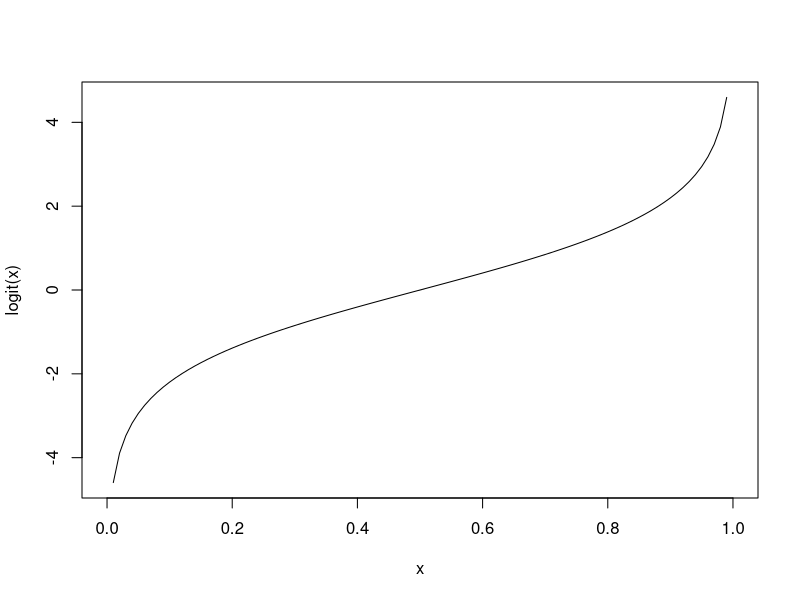
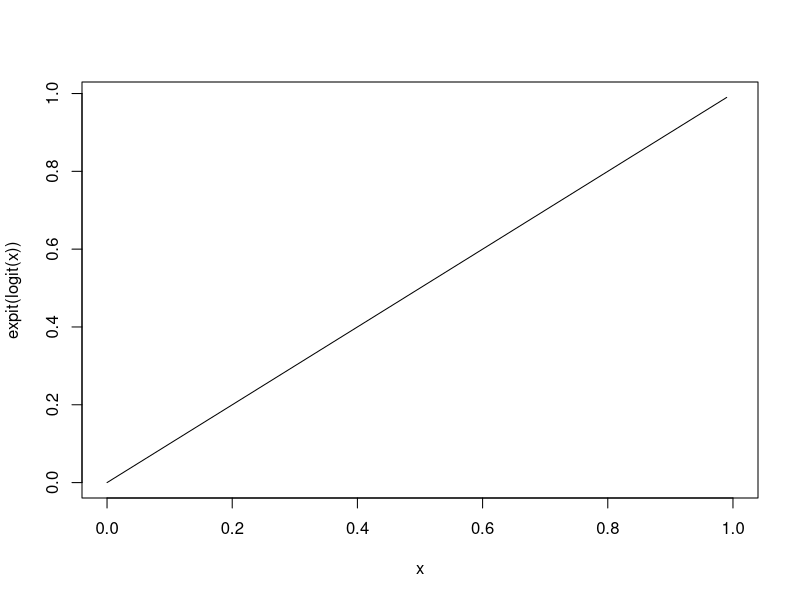
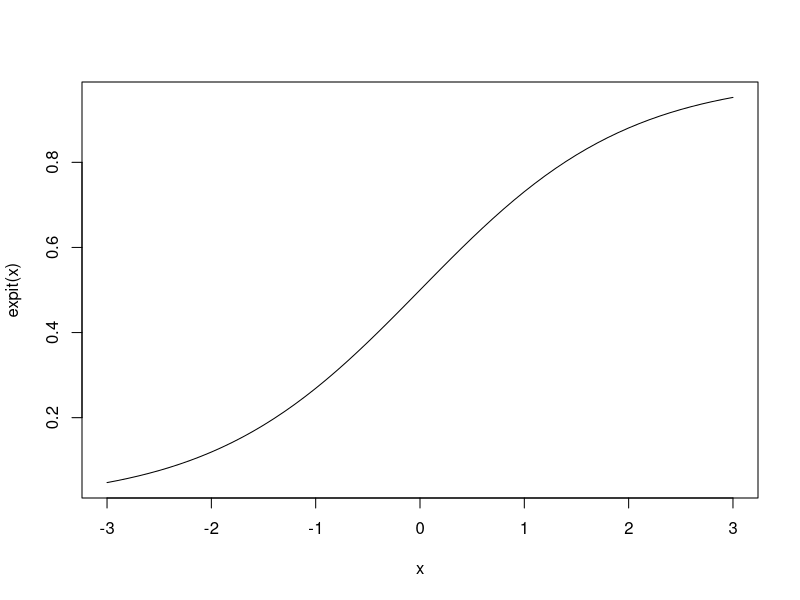
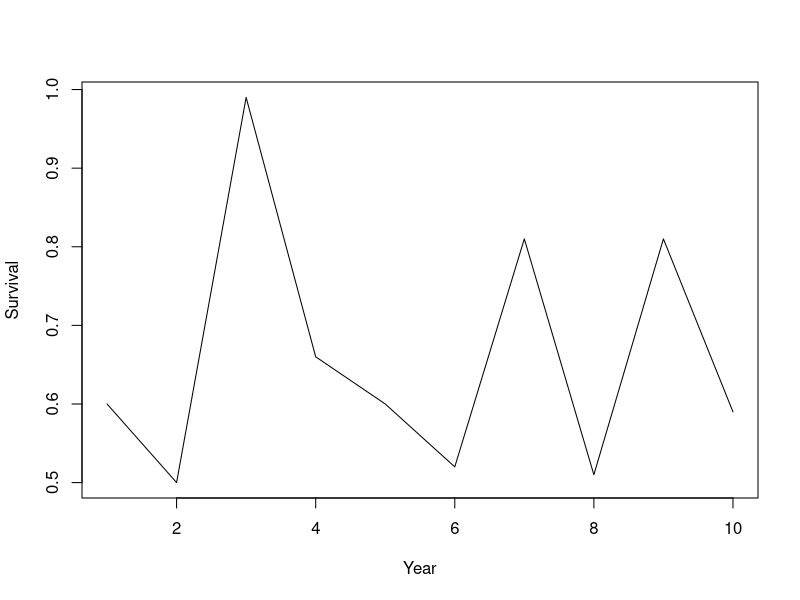

Generate these figures, in order, with R: (Note: this script raises an error after producing the figures.)
## ---- chunk 1
knitr::opts_chunk$set(echo = TRUE, cache = TRUE)
## ---- chunk 2


##################################################
####                                          ####  
####  R Bootcamp #1, Module 4                 ####
####                                          #### 
####   University of Nevada, Reno             ####
####                                          #### 
##################################################

##################################################
####  PROGRAMMING: FUNCTIONS AND MORE         ####
####      author: Perry Williams              ####
##################################################

## NOTE: this module borrows heavily from an R short-course developed by a team at Colorado State University. 

## ---- chunk 3

#######
# Start with blank workspace

rm(list=ls())

## ---- chunk 4

## We can write our own functions. Useful if we have to repeat the same operations over and over with different inputs.
my.mean <- function(x){       # 'x' is the function argument- 'x' stands in for whatever numeric vector the user wants
    m <- sum(x)/length(x)
    return(m)
}

foo <- c(2, 4, 6, 8)
my.mean(foo)


## ---- chunk 5

## A function to square the arguments.
square <- function(x){
    x^2
}

## Square a single value (scalar).
square(2)

## Square all elements of a vector.
square(1:10)


## ---- chunk 6

## Often, we need to write functions that are not included in the base R package e.g., the logit function.
## Calculate the log-odds (logit).
logit <- function(x){
    log(x/(1-x))
}

## Calculate logit of 0.9.
logit(.9)

## Sequence between 0 and 1.
x <- seq(from = 0, to = 1, by = 0.01)

## Caclulate the logit of a vector.
logit.x <- logit(x)
logit.x

## Plot x on x-axis, and logit(x) on y axis.
plot(x, logit.x, type = 'l',xlab="x",ylab="logit(x)")    # View the output graphically.


## ---- chunk 7

## Sequence between 0 and 1.
x <- seq(from = 0, to = 1, by = 0.01)

logit.x <- logit(x)

## The expit (or inverse logit) funtion.
expit <- function(x){
    exp(x)/(1+exp(x))
}

## Calculate the inverse-logit of logit(0.9) = 2.197225.
expit(2.197225)

expit.logit.x <- expit(logit.x)    # Return to original x values.

## Plot x on x-axis, and expit(logit(x)) = x on y axis.
plot(x, expit.logit.x, type = 'l',xlab="x",ylab="expit(logit(x))")

## Plot "logistic" curve
plot(x=seq(-3,3,0.1),y=expit(seq(-3,3,0.1)),type="l",xlab="x",ylab="expit(x)")


## ---- chunk 8

## n is the number of animals being monitored.
## d is the number of animals that died.
survival <- function(n, d){
    (n-d)/n
}

## One year of data.
survival(n = 10, d = 5)

## Simulate many years of data.
d <- sample(0:50, 10, replace = TRUE)   # note use of "sample()" function   [random number of dead individuals]
n <- rep(100, times=10)                 # total number of individuals 
surv <- survival(n = n, d = d)
surv

## Plot year-specific survival rate (random- will look different every time!)
plot(1:10, surv, type = 'l',xlab="Year",ylab="Survival")

## ---- chunk 9

####
####  if...else statements
####

########
# Draw a sample from a Binomial distribution with p = 0.7 (here, p is detection probability).
p <- 0.7            # probability of detection
x <- rbinom(n = 1, size = 1, prob = p)      # single 'coin flip' with prob success equal to p

if (x > 0) {
    print("Detected")
} else {
    print("Not detected")
}

## ---- chunk 10

####
####  ifelse()
####

## Note if...else only works for running one logical (T/F) test at a time. If we have a spreadsheet with lots of data, we need something else.
n.samples <- 100
set.seed(2017)     # the 'seed' allows random number generators to give the same result every time!

## 100 samples from a binomial distribution with detection probability p = 0.7.
y <- rbinom(n = n.samples, size = 1, prob = p)
y

## incorrect usage
if (y == 1) {
    print("Detected")
} else {
    print("Not detected")
}   # PRINTS A WARNING MESSAGE!

## Use ifelse instead.
detection.history <- ifelse(y == 1, print("Detected"), print("Not detected"))
detection.history

## Going the other direction.
ifelse(detection.history == "Detected", 1, 0)

xt  <-  cbind(rbinom(10, 1, .5), rbinom(10, 1, .6))
xt
ifelse(xt[, 1] > 0 & xt[, 2] > 0, print("Detected twice"),
       print("Not detected twice"))


## ---- chunk 11

####
####  for loops
####

for(i in 1:10){
  print(i)
}

for(j in c(1,2,3,4,5,6,7,8,9,10)){       # alternative
  print(j)
}


n.iter <- 10                   # another alternative!
count <- 0
for(i in 1:n.iter){
  count <- count+1            # assign a new value of count equal to the old value of count plus 1
  print(count)
}


## ---- chunk 12

  # closer look at iteration vector:
1:n.iter

## ---- chunk 13

## Using the iteration variable "i" within the for loop:
n.iter <- 5
count <- 0
for(i in 1:n.iter){
  count <- count+i            # assign a new value of count equal to the old value of count + i
  print(count)
}

## A for-loop for dependent sequence (here, the Fibonacci sequence)
n.iter <- 10
x <- rep(0, n.iter)           # set up vector of all zeros
x[1] <- 1                     # assign x_1  <-  1
x[2] <- 1                     # assign x_2 = 0
for(i in 3:n.iter){
  x[i] <- x[i-1]+x[i-2]       # x_i = x_(i-1) + x_(i-2)
}
x


## ---- chunk 14

###
### apply (another way to iterate)
###

W <- matrix(rpois(4, 10), nrow = 2, ncol = 2)  # Create a 2X2 matrix using a Poisson distribution with lambda = 10.
W

## Calculate the row means.
apply(W, 1, mean)

## Calculate the column means.
apply(W, 2, mean)

## Identify the column that has the largest value.
apply(W, 1, which.max)

## Apply your own functions to each row in a matrix.
MyFunc <- function(x){
    2+sum(x/5)-3/2*mean(x)^2
}
apply(W, 1, MyFunc)


##########
# lapply: apply a function across a list or vector

lapply(1:5,function(x) exp(x)) 

lapply(1:5, function(t) sqrt(trees$Volume[t]))


##########
# sapply: same thing as 'lapply' but simplifies the returned object (into a vector if possible)

mylist <- list()
mylist[[1]] <- seq(-1,1,length=10)
mylist[[2]] <- c(1,.5,-.4)
mylist[[3]] <- matrix(rnorm(12),nrow=3)
sapply(mylist,function(x) sum(exp(x))) 


#########
# tapply: summarize a vector by group (apply a summary function separately to each group)

df.new <- data.frame(
  var1 = runif(10),
  group = sample(c("A","B"),10,replace=T)
)
tapply(df.new$var1,df.new$group,sum)


## ---- chunk 15

####################
####  More Practice ####
####################


###
### Perform hypothesis test using if...then...else
###

n.samples <- 100
x <- rnorm(n = n.samples, mean = 1, sd = 1) # Generate fake data from a normal distribution (using random number generator).
hist(x)
mu <- mean(x)                               # Compute the sample mean.
s <- sd(x)                                  # Compute the sample standard deviation.
t <- mu/(s/sqrt(n.samples))                 # Calculate t-statistic (here, standardized difference of the sample mean from zero)
t.crit <- qt(p = 0.975, df = 99)            # Calculate critical value for test (above which we can reject the null hypothesis with acceptable type-I error)
if (t > t.crit) {
    print("reject")                        # Reject if condition holds.
} else {
    print("fail to reject")                # Fail to reject otherwise.
}

## ---- chunk 16

###
### Clean up messy matrix using ifelse
###

## Simulate data.
observations <- matrix(sample(c("Detected", "NotDetected", 1, 0), 20*3, replace = TRUE), 20, 3)    # simulate detection/non-detection data over three sampling occasions

habitat <- rnorm(20, 0, 2)    # simulate environmental covariate
Data <- cbind(observations, habitat)       # bind into single matrix.
Data

## ---- chunk 17

## Clean-up data using "ifelse()" function
NewObs <- ifelse( (Data[, 1:3] == "Detected") | (Data[, 1:3] == "1"), 1, 0) #  The "|" means "or." Similarly "&" means "and"
NewHabitat <- as.numeric(Data[, 4])  # as.numeric gets rid of quotes around habitat data.
NewHabitat <- round(NewHabitat, 2)   # round rounds to number of decimals specified.
NewData <- cbind(NewObs, NewHabitat) # bind the columns to form a matrix.
colnames(NewData) <- c("obs1", "obs2", "obs3", "Habitat")  # provide column names
NewData

## ---- chunk 18

###
### FOR loop examples
###

#############
## EXAMPLE 1: Plot a 3D surface using data already stored in R.

Z <- 2 * volcano        # Exaggerate the relief (multiply the elevation by 2)   

X <- 10 * (1:nrow(Z))   # set horizontal coordinates -- 10 meter spacing (S to N)     

Y <- 10 * (1:ncol(Z))   # set vertical coordinates -- 10 meter spacing (E to W)

# Z   # make sure the elevation matrix looks right

par(bg = "white")
layout(1)   # reset graphics
persp(X,  Y, Z, theta = 135, phi = 30, col = "green3",    # "persp()" produces a 3D "perspective plot"
      scale = FALSE, ltheta = -120, shade = 0.75,
      border = NA, box = FALSE)

## ---- chunk 19

## change the value of theta from 135 to 90 to change the viewing angle
persp(X, Y, Z, theta = 90, phi = 30, col = "green3",
      scale = FALSE,  ltheta = -120, shade = 0.75,
      border = NA, box = FALSE)

## ---- chunk 20

##################
## EXAMPLE 2: Use a FOR loop to create a simulation to test the central limit theorem (CLT).

n.iter <- 1000                                # large number of hypothetical "repeat samples."
sample.size <- 30                             # Sample size of 30 from each repeat sample.
min <- 2                                       # True population minimum of 2.
max <- 6                                       # True population maximum of 6.
means <- numeric(n.iter)                      # Initialize empty vector to store the sample means.
for(i in 1:n.iter){                           # For each of the repeat samples...
    sample <- runif(sample.size,min=min,max=max)     # draw a random sample from the true population
    means[i] <- mean(sample)                # and store the sample mean.
}
hist(means)                                # Histogram of all the means.
abline(v = mean(means), col = 2, lwd = 4)          # The mean of the means is close to the true mean of 4.
plot(density(means), main = "")
abline(v = mean(means), col = 2, lwd = 4)
mean(means)                                # Close to true mean of 5

## ---- chunk 21


##############
##  Logistic population growth example (uses function and for loop)


## Logistic growth function: calculate population size using logistic growth model.
  # K = carrying capacity.
  # r = intrinsic growth rate
  # P0 = initial population size

logistic.growth <- function(r, P0, K){            
    dpdt <- r*P0*(1-P0/K)                   # implement logistic growth equation
    P0+dpdt                                   
}                                           
logistic.growth(r = .5, P0 = 10, K = 100)   # try out the new function!

## ---- chunk 22

## Logistic growth function within a for-loop

years <- 20                                   # How many years we want to calc population size.
pop.size <- numeric(years)                    # Empty vector to store population size.
pop.size[1] <- 5                              # Starting population size (P0).
for(i in 1:(years-1)){                     # Function within a FOR loop!
    pop.size[i+1] <- logistic.growth(r = 0.5, P0 = pop.size[i], K = 100)
}
plot(1:years, pop.size, type = 'l',
     xlab = "Years", ylab = "Population Size")

## ---- chunk 23

## A more complex function that outputs a plot.
plot.logistic.growth <- function(r, P, K, years){
    pop.size[1] <- P
    for(i in 1:(years-1)){
        pop.size[i+1] <- P+r*P*(1-P/K)
        P <- pop.size[i+1]
    }
    plot(1:years, pop.size, type = 'l', xlab = "Years",
         ylab = "Population Size",
         main = paste("r = ", r, "K = ", K))
}

plot.logistic.growth(r = 0.5, P = 10, K = 100, years = 20)
par(mfrow = c(2, 2), mar = c(4, 4, 1, 1))                  # Multi-figure (mf) plot with 2 rows and 2 columns.
plot.logistic.growth(r = 0.1, P = 10, K = 100, years = 20)   # Change the values of r and quickly print plots.
plot.logistic.growth(r = 0.2, P = 10, K = 100, years = 20)
plot.logistic.growth(r = 0.3, P = 10, K = 100, years = 20)
plot.logistic.growth(r = 0.5, P = 10, K = 100, years = 20)
par(mfrow = c(1, 1))                               # Return to a 1X1 plot.

